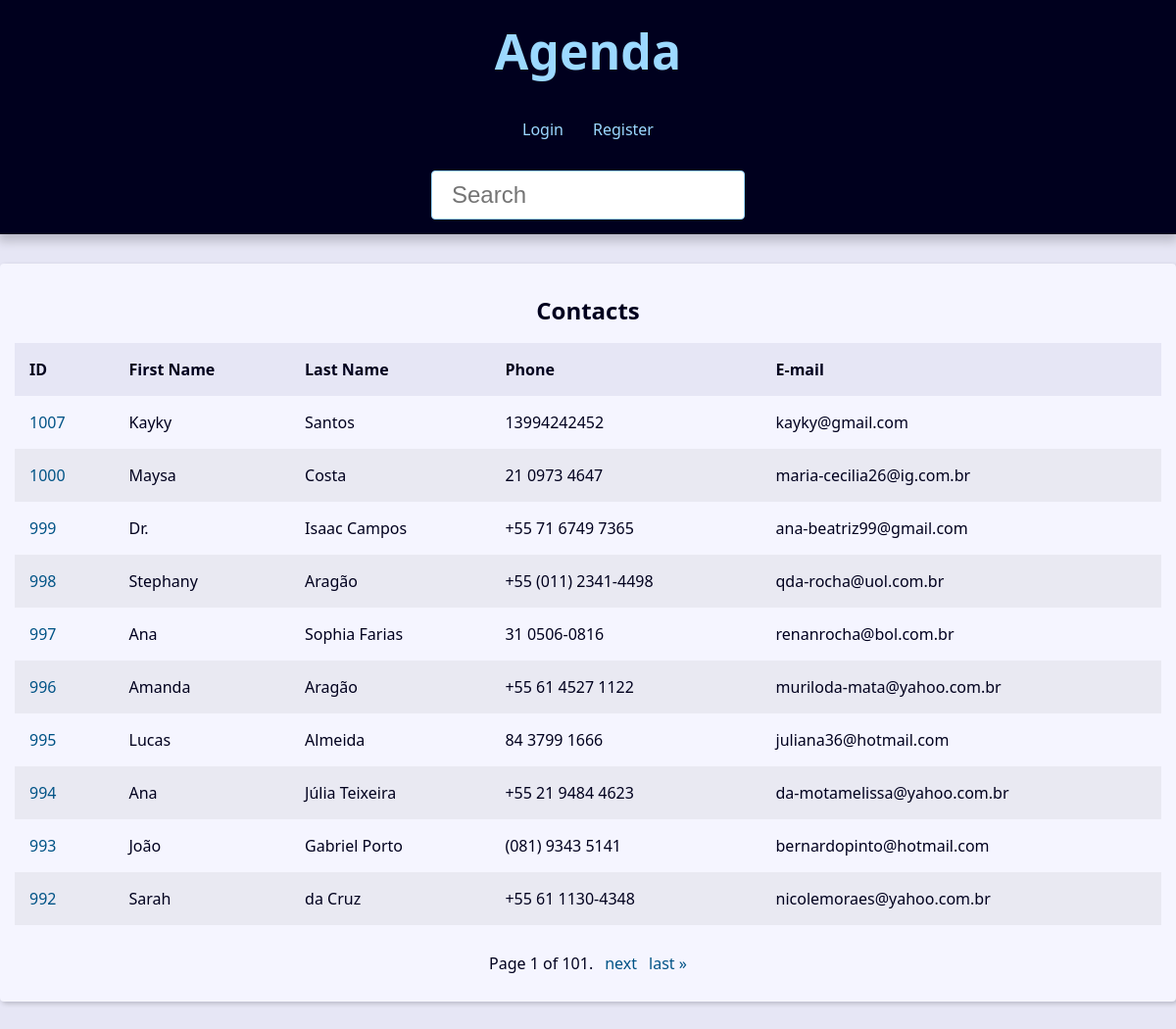
The page / on the database its author committed.
### contact/models.py (models this page shows, shortened)
class Contact(models.Model):
    first_name = models.CharField(max_length=50)
    last_name = models.CharField(max_length=50, blank=True)
    phone = models.CharField(max_length=12)  # Limite para números de telefone
    email = models.EmailField(max_length=254, blank=True)
    created_date = models.DateTimeField(auto_now_add=True)
    description = models.TextField(blank=True)
    show = models.BooleanField(default=True)
    picture = models.ImageField(blank=True, upload_to='pictures/%Y/%m/')
    category = models.ForeignKey(Category, on_delete=models.SET_NULL, blank=True, null=True)
    owner = models.ForeignKey(User, on_delete=models.SET_NULL, blank=True, null=True)

### contact/views/contact_views.py (the view)
# urls.py: path('', views.index, name='index'),
def index(request):
    contacts = Contact.objects.filter(show=True).order_by('-id')
    paginator = Paginator(contacts, 10)
    page_number = request.GET.get("page")
    page_obj = paginator.get_page(page_number)
    context = {
        'page_obj': page_obj,
        'site_title': 'Contatos - '
    }
    return render (
        request,
        'contact/index.html',
        context
    )

### contact/templates/contact/index.html
{% extends "global/index.html" %}
{% block content %}
{% if page_obj %}
    <div class="responsive-table">
        <table class="contacts-table">
            <caption class="table-caption">
                Contacts
            </caption>
            <thread>
                <tr class="table-row table-row-header">
                    <th class="table-header">ID</th>
                    <th class="table-header">First Name</th>
                    <th class="table-header">Last Name</th>
                    <th class="table-header">Phone</th>
                    <th class="table-header">E-mail</th>
                </tr>
            </thread>
            <tbody>
                {% for contact in page_obj %}
                    <tr class="table-row">
                        <td class="table-cel">
                            <a class="table-link" href=" {% url 'contact:contact' contact.id %}">
                                {{contact.id}}
                            </a>
                        </td>
                        <td class="table-cel">
                            {{contact.first_name}}
                        </td>
                        <td class="table-cel">
                            {{contact.last_name}}
                        </td>
                        <td class="table-cel">
                            {{contact.phone}}
                        </td>
                        <td class="table-cel">
                            {{contact.email}}
                        </td>
                    </tr>
                {% endfor %}
            </tbody>
        </table>
    </div>
{% else %}
<div class="single-contact">
    <h1 class="single-contact-name">
       Nenhum contato encontrado.
    </h1>
</div>
{% endif %}
{% endblock content %}

### base_templates/global/index.html (shortened to what this page needs)
<!DOCTYPE html>
<html lang="pt-BR">
<head>
    {% include 'global/partials/_head.html' %}
</head>
<body>
    {% include 'global/partials/_header.html' %}
    <main class='content'>
        {% block content %}{% endblock content %}
        {% include 'global/partials/_pagination.html' %}
    </main>
</body>
</html>

### base_templates/global/partials/_head.html (shortened to what this page needs)
{% load static %}
<link rel="stylesheet" href="{% static "global/css/style.css" %}">

### base_templates/global/partials/_header.html
<header class="header">
    <h1 class="header-heading">
        <a href="{% url 'contact:index' %}" class="header-link">
            Agenda
        </a>
    </h1>
    <nav class="menu">
        <ul class="menu-list">
            {% if user.is_authenticated %}
            <li class="menu-item">
              <a href="{% url 'contact:create' %}" class="menu-link">Create</a>
            </li>
            <li class="menu-item">
              <a href="{% url 'contact:user_update' %}" class="menu-link">Profile</a>
            </li>
            <li class="menu-item">
              <a href="{% url 'contact:logout' %}" class="menu-link">Logout</a>
            </li>
          {% else %}
            <li class="menu-item">
              <a href="{% url 'contact:login' %}" class="menu-link">Login</a>
            </li>
            <li class="menu-item">
              <a href="{% url 'contact:register' %}" class="menu-link">Register</a>
            </li>
          {% endif %}
        </ul>
    </nav>
    <div class="search">
        <form action="{% url 'contact:search' %}" method="GET">
            <input type="text"
             class="search-input"
             placeholder="Search"
             id="search"
             name="q"
             value="{{ request.GET.q.strip }}"
             >
        </form>
    </div>
</header>

### base_templates/global/partials/_pagination.html (shortened to what this page needs)
{% if page_obj %}
    <div class="pagination">
        <span class="step-links">
            <span class="current">
                Page {{ page_obj.number }} of {{ page_obj.paginator.num_pages }}.
            </span>
            {% if page_obj.has_next %}
                <a href="?page={{ page_obj.next_page_number }}&q={{ request.GET.q.strip }}">next</a>
                <a href="?page={{ page_obj.paginator.num_pages }}&q={{ request.GET.q.strip }}">last &raquo;</a>
            {% endif %}
        </span>
    </div>
{% endif %}

### base_static/global/css/style.css (style rules this page uses)
:root { --spacing: 1.5rem; --link-dark-color: rgb(0, 83, 134); --link-light-color: rgb(156, 217, 255); --clr-white: rgb(245, 245, 255); --clr-black: rgb(0, 0, 30); --clr-light-gray: rgb(230, 230, 245); --clr-dark-shadow-5: rgba(0, 0, 10, 5%); --clr-dark-shadow-10: rgba(0, 0, 10, 10%); --clr-dark-shadow-20: rgba(0, 0, 10, 20%); --clr-light-shadow-5: rgba(200, 200, 255, 5%); --clr-light-shadow-10: rgba(200, 200, 255, 10%); --clr-light-shadow-20: rgba(200, 200, 255, 20%); --main-page-width: 120rem; --table-min-width: 60rem; --biggest-font-size: 5rem; --bigger-font-size: 4rem; --big-font-size: 3.2rem; --medium-font-size: 2.4rem; --small-font-size: 1.6rem; --smaller-font-size: 1.4rem; --smallest-font-size: 1.2rem; --transition-fast: 300ms; --transition-medium: 600ms; --transition-slow: 1s; --default-border-radius: 4px; }
*, *::before, *::after { margin: 0; padding: 0; box-sizing: border-box; }
html { font-size: 62.5%; }
body { font-family: system-ui, -apple-system, BlinkMacSystemFont, 'Segoe UI', Roboto, Oxygen, Ubuntu, Cantarell, 'Open Sans', 'Helvetica Neue', sans-serif; line-height: 1.5; font-size: var(--small-font-size); color: var(--clr-black); -webkit-font-smoothing: antialiased; background: var(--clr-light-gray); }
.header { background: var(--clr-black); padding: var(--spacing); box-shadow: 0 5px 10px 2px var(--clr-dark-shadow-20); z-index: 1; position: relative; }
.header-heading { font-size: var(--biggest-font-size); text-align: center; }
.header-link { color: var(--link-light-color); text-decoration: none; transition: filter var(--transition-fast) ease-in-out; }
.menu { margin: var(--spacing); }
.menu-list { list-style: none; display: flex; justify-content: center; flex-flow: row wrap; }
.menu-link { display: block; padding: var(--spacing); color: var(--link-light-color); text-decoration: none; transition: background-color var(--transition-fast) ease-in-out; border-radius: var(--default-border-radius); }
.content { max-width: var(--main-page-width); margin: calc(var(--spacing) * 2) auto; padding: var(--spacing); background: var(--clr-white); box-shadow: 2px 2px 5px var(--clr-dark-shadow-20); border-radius: var(--default-border-radius); }
.responsive-table { width: 100%; overflow-x: auto; }
.contacts-table { width: 100%; min-width: var(--table-min-width); border-collapse: collapse; }
.table-caption { font-size: var(--medium-font-size); font-weight: bold; padding: var(--spacing); }
.table-row { text-align: left; text-overflow: ellipsis; transition: background-color var(--transition-fast) ease-in-out; }
.table-row:nth-of-type(2n) { background: var(--clr-dark-shadow-5); }
.table-row-header { background: var(--clr-light-gray); color: var(--clr-black); }
.table-cel, .table-header { padding: var(--spacing); }
.table-link { color: var(--link-dark-color); transition: color var(--transition-fast) ease-in-out; text-decoration: none; }
.pagination { margin-top: var(--spacing); display: flex; justify-content: center; padding: calc(var(--spacing) * 0.8); font-size: var(--small-font-size); }
.pagination .step-links { display: flex; gap: calc(var(--spacing) * 0.8); }
.pagination .step-links a { color: var(--link-dark-color); transition: color var(--transition-fast) ease-in-out; text-decoration: none; display: block; }
.search { display: flex; justify-content: center; }
.search-input { font-size: var(--medium-font-size); padding: 1rem 2rem; width: 100%; max-width: 32rem; border-radius: var(--default-border-radius); border: 1px solid var(--link-light-color); }

### rows shown on the page
Contact: id "1007", first_name "Kayky", last_name "Santos", phone "13994242452", email "kayky@gmail.com"
Contact: id "1000", first_name "Maysa", last_name "Costa", phone "21 0973 4647", email "maria-cecilia26@ig.com.br"
Contact: id "999", first_name "Dr.", last_name "Isaac Campos", phone "+55 71 6749 7365", email "ana-beatriz99@gmail.com"
Contact: id "998", first_name "Stephany", last_name "Aragão", phone "+55 (011) 2341-4498", email "qda-rocha@uol.com.br"
Contact: id "997", first_name "Ana", last_name "Sophia Farias", phone "31 0506-0816", email "renanrocha@bol.com.br"
Contact: id "996", first_name "Amanda", last_name "Aragão", phone "+55 61 4527 1122", email "muriloda-mata@yahoo.com.br"
Contact: id "995", first_name "Lucas", last_name "Almeida", phone "84 3799 1666", email "juliana36@hotmail.com"
Contact: id "994", first_name "Ana", last_name "Júlia Teixeira", phone "+55 21 9484 4623", email "da-motamelissa@yahoo.com.br"
Contact: id "993", first_name "João", last_name "Gabriel Porto", phone "(081) 9343 5141", email "bernardopinto@hotmail.com"
Contact: id "992", first_name "Sarah", last_name "da Cruz", phone "+55 61 1130-4348", email "nicolemoraes@yahoo.com.br"

### other values the page prints
{{ page_obj.number }} "1"
{{ page_obj.paginator.num_pages }} "101"
